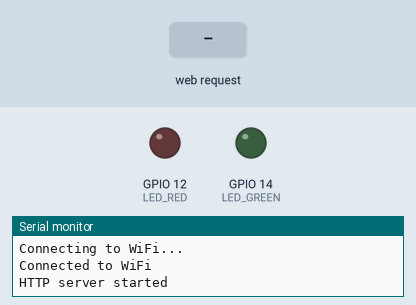
This sketch was run on a simulated ESP8266 (NodeMCU). Shown: output pins drawn as LEDs (lit = HIGH), the last lines printed to the serial monitor. The test bench sets the inputs (shaded band). WiFi joins after 1.5 s; servers stay silent unless stated.

Above: at 3.2 s.
3.3 s: HTTP request GET /message?message=fresh received
At 3.6 s:
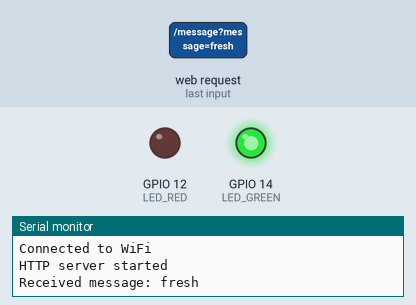
5.8 s: HTTP request GET /message?message=rotten received
At 6.6 s:
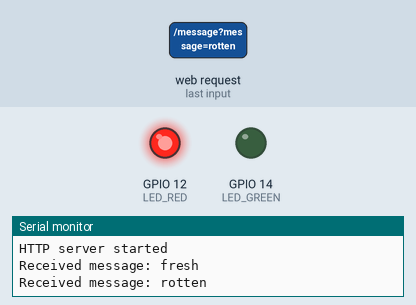
Timing chart, 0 to 8.8 s (numbered marks = the images above; inputs shaded):
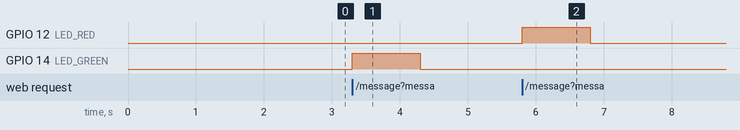

The sketch:

wifioverlgihts.ino
```cpp
#include <ESP8266WiFi.h>
#include <ESP8266WebServer.h>

const char* ssid = "Raj";
const char* password = "12345678";
ESP8266WebServer server(80);

const int LED_GREEN = 14; // replace with the actual pin number for the green LED
const int LED_RED = 12; // replace with the actual pin number for the red LED

void setup() {
  Serial.begin(115200);
  WiFi.begin(ssid, password);
  while (WiFi.status() != WL_CONNECTED) {
    delay(1000);
    Serial.println("Connecting to WiFi...");
  }
  Serial.println("Connected to WiFi");

  pinMode(LED_GREEN, OUTPUT);
  pinMode(LED_RED, OUTPUT);

  server.on("/message", [](){
    if (server.hasArg("message")) {
      String message = server.arg("message");
      Serial.println("Received message: " + message);
      if (message == "fresh") {
        digitalWrite(LED_GREEN, HIGH);
        delay(1000);
        digitalWrite(LED_GREEN, LOW);
      } else if (message == "rotten") {
        digitalWrite(LED_RED, HIGH);
        delay(1000);
        digitalWrite(LED_RED, LOW);
      }
    }
    server.send(200, "text/plain", "OK");
  });

  server.begin();
  Serial.println("HTTP server started");
}

void loop() {
  server.handleClient();
}
```

Measured:
- after the input at 3.3 s, GPIO 14 (LED_GREEN): LOW → HIGH at once, → LOW 1.0 s later
- after the input at 5.8 s, GPIO 12 (LED_RED): LOW → HIGH at once, → LOW 1.0 s later
